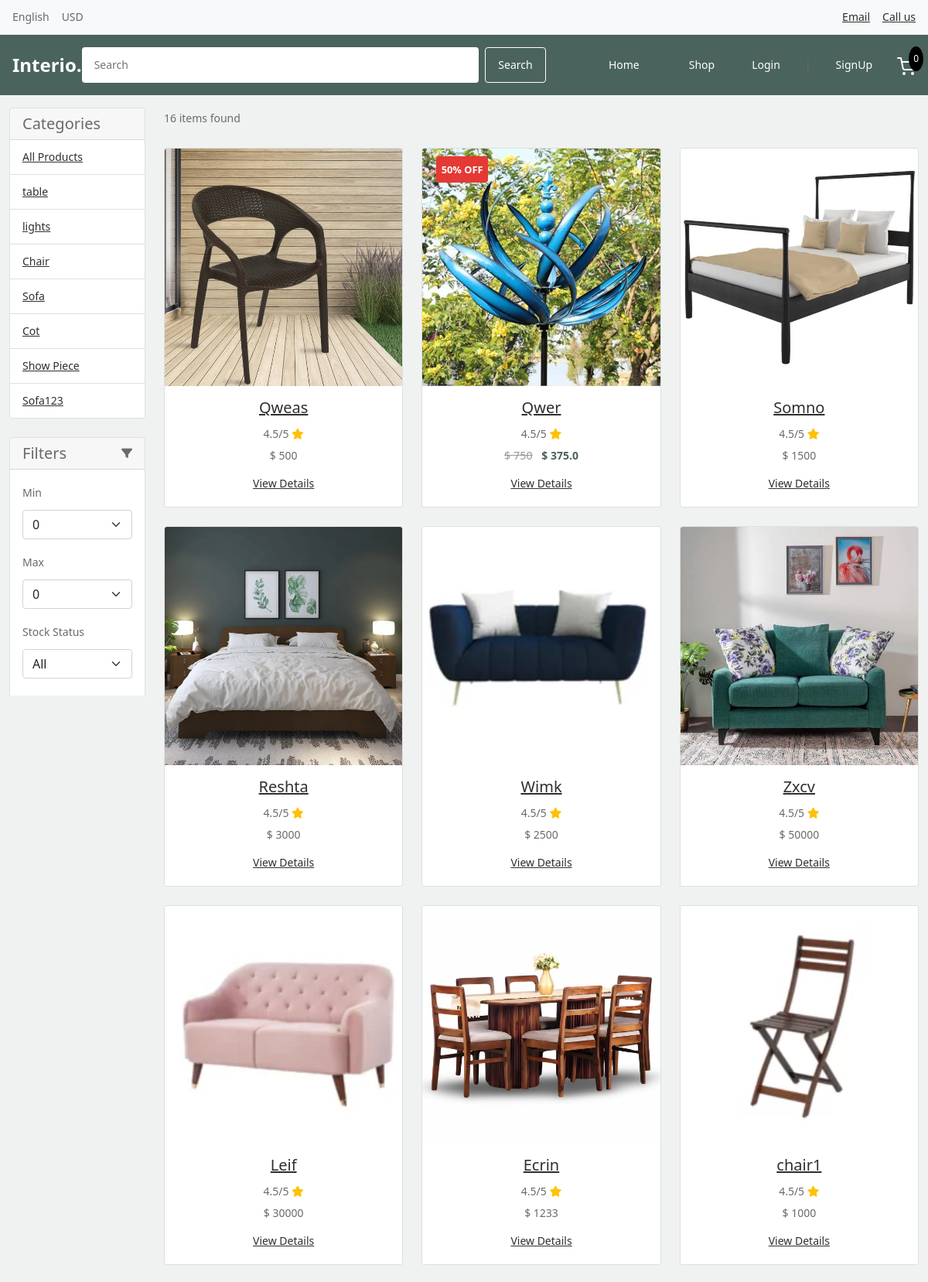
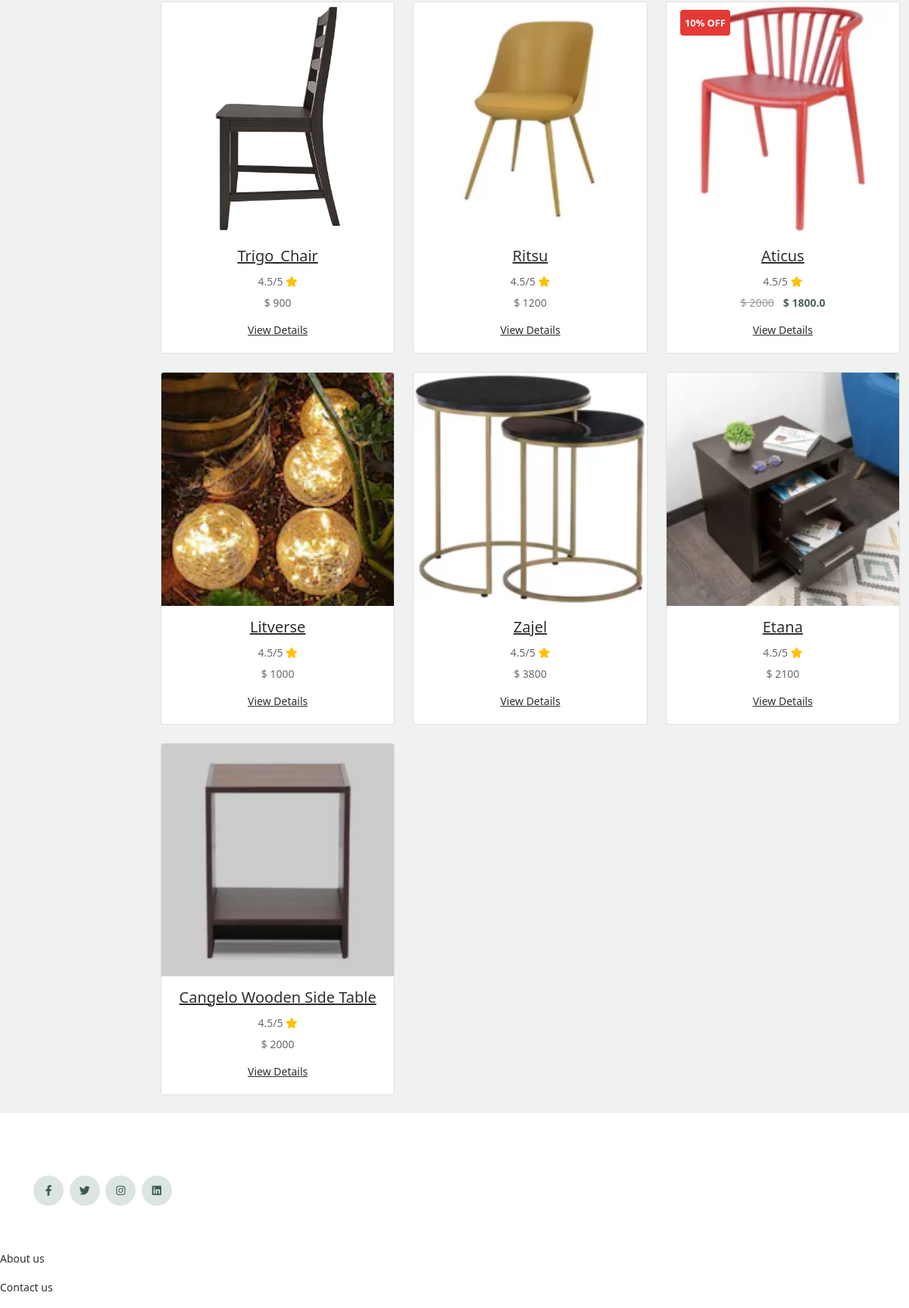
The app's page /store/search/ (upper part) with its own data (2 pictures, top to bottom).
### category/models.py (models this page shows, shortened)
class Category(models.Model):
    category_name = models.CharField(max_length=50, unique=True)
    slug = models.SlugField(max_length=100, unique=True)
    description = models.TextField(max_length=255, blank=True)
    is_active = models.BooleanField(default=True)
    is_deleted = models.BooleanField(default=False)
    deleted_at = models.DateTimeField(null=True, blank=True)
    class Meta:
        verbose_name = 'category'
        verbose_name_plural = 'categories'
        indexes = [
            models.Index(fields=['is_deleted']),
        ]
    def get_url(self):
        return reverse('products_by_category', args=[self.slug])

### store/models.py (models this page shows, shortened)
class Product(models.Model):
    product_name = models.CharField(max_length=100, unique=True)
    slug = models.SlugField(max_length=100, unique=True)
    description = models.TextField(max_length=500, blank=True)
    specifications = models.TextField(max_length=500, blank=True)
    price = models.IntegerField()
    stock = models.IntegerField()
    is_available = models.BooleanField(default=True)
    category = models.ForeignKey('category.Category', on_delete=models.CASCADE)
    created_date = models.DateTimeField(auto_now_add=True)
    modified_date = models.DateTimeField(auto_now=True)
    is_deleted = models.BooleanField(default=False)
    deleted_at = models.DateTimeField(null=True, blank=True)
    def get_url(self):
        try:
            if not self.slug:
                self.slug = slugify(self.product_name)
                self.save()
            if not self.category.slug:
                self.category.slug = slugify(self.category.category_name)
                self.category.save()
            return reverse('product_detail', args=[self.category.slug, self.slug])
        except:
            return '#'
    @property
    def get_discount(self):
        from django.utils import timezone
        now = timezone.now()
        product_offer = ProductOffer.objects.filter(
            product=self,
            is_active=True,
            start_date__lte=now,
            end_date__gte=now
        ).order_by('-discount_percentage').first()
        category_offer = CategoryOffer.objects.filter(
            category=self.category,
            is_active=True,
            start_date__lte=now,
            end_date__gte=now
        ).order_by('-discount_percentage').first()
        if product_offer and category_offer:
            if product_offer.discount_percentage >= category_offer.discount_percentage:
                return (product_offer.discount_percentage, product_offer)
            else:
                return (category_offer.discount_percentage, category_offer)
        elif product_offer:
            return (product_offer.discount_percentage, product_offer)
        elif category_offer:
            return (category_offer.discount_percentage, category_offer)
        else:
            return (0, None)
    @property
    def discount_percentage(self):
        discount, _ = self.get_discount
        return discount
    @property
    def get_discounted_price(self):
        discount = self.discount_percentage
        if discount > 0:
            discounted_price = self.price - (self.price * discount / 100)
            return round(discounted_price, 2)
        return self.price
    class Meta:
        ordering = ['-created_date']
        indexes = [
            models.Index(fields=['is_deleted']),
            models.Index(fields=['is_available']),
        ]

class ProductImage(models.Model):
    product = models.ForeignKey(Product, on_delete=models.CASCADE, related_name="images")
    image = models.ImageField(upload_to='products', blank=True, null=True)
    class Meta:
        ordering = ['id']

class BaseOffer(models.Model):
    name = models.CharField(max_length=100)
    description = models.TextField(blank=True)
    discount_percentage = models.IntegerField(
        validators=[MinValueValidator(1), MaxValueValidator(99)]
    )
    is_active = models.BooleanField(default=True)
    start_date = models.DateTimeField(default=timezone.now)
    end_date = models.DateTimeField()
    created_at = models.DateTimeField(auto_now_add=True)
    updated_at = models.DateTimeField(auto_now=True)
    class Meta:
        abstract = True

class CategoryOffer(BaseOffer):
    category = models.ForeignKey(Category, on_delete=models.CASCADE, related_name='offers')

class ProductOffer(BaseOffer):
    product = models.ForeignKey(Product, on_delete=models.CASCADE, related_name='offers')

### store/views.py (the view)
# urls.py: path('search/', views.search, name='search'),
def search(request):
    keyword = request.GET.get('keyword', None)
    category_slug = request.GET.get('category', None)
    products = Product.objects.filter(is_deleted=False)
    if category_slug:
        category = get_object_or_404(Category, slug=category_slug)
        products = products.filter(category=category)
    if keyword:
        products = products.filter(Q(description__icontains=keyword) | Q(product_name__icontains=keyword))
    product_count = products.count()
    context = {
        'products': products,
        'product_count': product_count,
        'category': category if category_slug else None,
    }
    return render(request, 'store/store.html', context)

### carts/context_processors.py (called while the page is built)
def counter(request):
    cart_count = 0
    if 'admin' in request.path:
        return {}
    else:
        try:
            cart = Cart.objects.get(cart_id=_cart_id(request))
            cart_items = CartItem.objects.filter(cart=cart, is_active=True)
            for cart_item in cart_items:
                cart_count += cart_item.quantity
        except Cart.DoesNotExist:
            cart_count = 0
    return dict(cart_count=cart_count)

### carts/views.py (called while the page is built)
def _cart_id(request):
    cart = request.session.session_key
    if not cart:
        cart = request.session.create()
    return cart

### category/context_processors.py (called while the page is built)
def menu_links(request):
    links = Category.objects.all()
    return dict(links=links)

### templates/store/store.html (shortened to what this page needs)
{% extends 'base.html' %}
{% load static %}
{% block content %}
<div class="container-fluid mt-3">
    <div class="row">
        <aside class="col-md-3 col-lg-2">
            <div class="sidebar">
                <div class="card mb-4">
                    <header class="card-header">
                        <h5 class="title mb-0">Categories</h5>
                    </header>
                    <ul class="list-group list-group-flush">
                        <li class="list-group-item">
                            <a href="{% url 'store' %}" class="category-link">All Products</a>
                        </li>
                        {% for category in links %}
                        <li class="list-group-item">
                            <a href="{{ category.get_url }}" class="category-link">{{ category.category_name }}</a>
                        </li>
                        {% endfor %}
                    </ul>
                </div>
                <div class="card mb-4">
                    <header class="card-header d-flex justify-content-between align-items-center">
                        <h5 class="title mb-0">Filters</h5>
                        <i class="fas fa-filter"></i>
                    </header>
                    <div class="card-body">
                        <form method="GET" action="{% url 'store' %}" class="price-filter-form">
                            <div class="mb-3">
                                <label for="min_price" class="form-label">Min</label>
                                <select name="min_price" id="min_price" class="form-select">
                                    <option value="">0</option>
                                </select>
                            </div>
                            <div class="mb-3">
                                <label for="max_price" class="form-label">Max</label>
                                <select name="max_price" id="max_price" class="form-select">
                                    <option value="">0</option>
                                </select>
                            </div>
                            <div class="mb-3">
                                <label for="stock_status" class="form-label">Stock Status</label>
                                <select name="stock_status" id="stock_status" class="form-select">
                                    <option value="">All</option>
                                </select>
                            </div>
                            <div class="mb-3">
                                <label for="sort_by" class="form-label">Sort By</label>
                            </div>
                        </form>
                    </div>
                </div>
            </div>
        </aside>
        <main class="col-md-9 col-lg-10 main-content">
            {% if products %}
            <p class="mb-4">{{product_count}} item{% if product_count != 1 %}s{% endif %} found</p>
            {% endif %}
            <div class="row">
                {% if products %}
                {% for product in products %}
                <div class="col-12 col-sm-6 col-lg-4 mb-4">
                    <div class="card h-100 text-center">
                        {% if product.discount_percentage > 0 %}
                        <div class="discount-badge">{{ product.discount_percentage }}% OFF</div>
                        {% endif %}
                        <a href="{{ product.get_url }}">
                            {% if product.images.first %}
                            <img src="{{ product.images.first.image.url }}" class="card-img-top img-fluid" alt="{{ product.product_name }}">
                            {% else %}
                            <p>No image available</p>
                            {% endif %}
                        </a>
                        <div class="card-body">
                            <a href="{{ product.get_url }}"><h5 class="card-title">{{product.product_name}}</h5></a>
                            <span class="float-right">4.5/5 <i class="fa fa-star text-warning"></i></span>
                            <div class="price-container">
                                {% if product.discount_percentage > 0 %}
                                    <span class="original-price">$ {{ product.price }}</span>
                                    <span class="discounted-price">$ {{ product.get_discounted_price }}</span>
                                {% else %}
                                    <p class="card-text">$ {{ product.price }}</p>
                                {% endif %}
                            </div>
                            <a href="{{ product.get_url }}" class="detail-btn">View Details</a>
                        </div>
                    </div>
                </div>
                {% endfor %}
                {% else %}
                    <div class="col-12">
                        <p>No products found.</p>
                    </div>
                {% endif %}
            </div>
        </main>
    </div>
</div>
{% endblock %}

### static/css/style.css (style rules this page uses)
body { overflow-x: hidden; position: relative; }
body { font-family: "Inter", sans-serif; font-weight: 400; line-height: 28px; color: #6a6a6a; font-size: 14px; background-color: #eff2f1; }
a { text-decoration: none; -webkit-transition: .3s all ease; -o-transition: .3s all ease; transition: .3s all ease; color: #2f2f2f; text-decoration: underline; }

### templates/includes/header.html (style rules this page uses)
* { margin: 0; padding: 0; box-sizing: border-box; font-family: system-ui, -apple-system, BlinkMacSystemFont, 'Segoe UI', sans-serif; }

### templates/store/store.html (style rules this page uses)
.sidebar { position: sticky; top: 20px; height: calc(100vh - 40px); overflow-y: auto; }
.price-container { margin-bottom: 0.5rem; }
.original-price { text-decoration: line-through; color: #999; margin-right: 0.5rem; font-size: 0.9rem; }
.discounted-price { color: #4A635D; font-weight: bold; }
.discount-badge { display: inline-block; background-color: #e53935; color: white; padding: 0.2rem 0.4rem; border-radius: 4px; font-size: 0.8rem; font-weight: bold; margin-left: 0.5rem; position: absolute; top: 10px; left: 10px; z-index: 5; }

### records on screen
Category: category_name "table"
Category: category_name "lights"
Category: category_name "Chair"
Category: category_name "Sofa"
Category: category_name "Cot"
Category: category_name "Show Piece"
Category: category_name "Sofa123"
Product: images.first.image (picture), product_name "Qweas", price "500"
Product: discount_percentage "50", images.first.image (picture), product_name "Qwer", price "750", get_discounted_price "375.0"
Product: images.first.image (picture), product_name "Somno", price "1500"
Product: images.first.image (picture), product_name "Reshta", price "3000"
Product: images.first.image (picture), product_name "Wimk", price "2500"
Product: images.first.image (picture), product_name "Zxcv", price "50000"
Product: images.first.image (picture), product_name "Leif", price "30000"
Product: images.first.image (picture), product_name "Ecrin", price "1233"
Product: images.first.image (picture), product_name "chair1", price "1000"
Product: images.first.image (picture), product_name "Trigo_Chair", price "900"
Product: images.first.image (picture), product_name "Ritsu", price "1200"
Product: discount_percentage "10", images.first.image (picture), product_name "Aticus", price "2000", get_discounted_price "1800.0"
Product: images.first.image (picture), product_name "Litverse", price "1000"
Product: images.first.image (picture), product_name "Zajel", price "3800"
Product: images.first.image (picture), product_name "Etana", price "2100"
Product: images.first.image (picture), product_name "Cangelo Wooden Side Table", price "2000"

### other values on screen
{{ cart_count }} "0"
{{ product_count }} "16"
